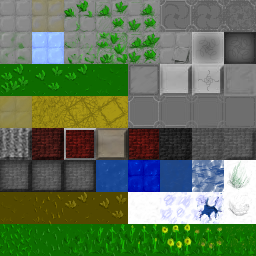
#> input picture floortileset.png, 256 x 256 px
$ python deinterpolate_tiles.py floortileset.png out.png
#> lines starting #> are read from the running program, lines starting #| are printed output that depends on the picture
#!/usr/bin/env python3

"""
Workaround script for WorkAdventure interpolation problems

Usage: python deinterpolate_tiles.py tileset.png tileset_new.png

Requires: Pillow (pip install Pillow)

Only apply this script to tilesets that haven't been used in the map yet!

Modified script from https://github.com/c3CERT/rc3_tiles

"""


from PIL import Image
import sys
import os

TILE_SIZE = 32
BASE_DIR = os.getcwd()
SOURCE_FILENAME = sys.argv[1]
RESULT_FILENAME = sys.argv[2]

IMG = Image.open(SOURCE_FILENAME)
#> IMG is the input picture: PIL image 256x256 RGBA; mean R, G, B, A 96.5, 115.9, 87.4, 255
TILESHEET_WIDTH, TILESHEET_HEIGHT = IMG.size
#> TILESHEET_WIDTH = 256; TILESHEET_HEIGHT = 256


class Row():
    def __init__(self, width=TILESHEET_WIDTH * 2 + 64, height=TILE_SIZE):
        self.width = width
        self.height = height
        self.remainingWidth = width
        self.sprites = []

    def append(self, Img):
        x, y = Img.size
        if (self.remainingWidth - x) < 0:
            pass #raise Exception('ImageTooLarge')
        self.height = max(self.height, y)
        if self.height > TILESHEET_HEIGHT:
            pass #raise Exception("Tilesheet full")
        self.remainingWidth = self.remainingWidth - x
        self.sprites.append(Img.convert(mode='RGBA'))
        return self.remainingWidth

    def render(self):
        row = Image.new('RGBA', (self.width, self.height), (255, 255, 255, 0))
        x_offset = 0
        for img in self.sprites:
            x, y = img.size
            row.alpha_composite(img, (x_offset, 0))
            x_offset += x
        return row


class Spritesheet():
    def __init__(self, width=TILESHEET_WIDTH * 2 + 64, height=TILESHEET_HEIGHT * 2  + 64):
        self.width = width
        self.height = height
        self.rows = []

    def append(self, Img):
        x, y = Img.size
        self.rows.append(Img)

    def render(self):
        sheet = Image.new('RGBA', (self.width, self.height),
                          (255, 255, 255, 0))
        y_offset = 0
        for img in self.rows:
            x, y = img.size
            sheet.alpha_composite(img, (0, y_offset))
            y_offset += y
        return sheet


sheet = Spritesheet()

sheet.append(Row(height=1).render())

for i in range(0, TILESHEET_HEIGHT - 32, 32):

    tiles = Row()
    top_border = Row(height=1)
    bottom_border = Row(height=1)

    tiles.append(Image.new('RGBA', (1, 32), (0, 0, 0, 0)))

    for j in range(0, TILESHEET_WIDTH - 32, 32):
        top_border.append(Image.new('RGBA', (32, 1), (0, 0, 0, 0)))
        bottom_border.append(Image.new('RGBA', (32, 1), (0, 0, 0, 0)))

        top_border.append(IMG.crop((j, i, j + 32, i + 1)))
        bottom_border.append(IMG.crop((j, i + 31, j + 32, i + 32)))

        tiles.append(Image.new('RGBA', (30, 32), (0, 0, 0, 0)))
        tiles.append(IMG.crop((j, i, j + 1, i + 32)))
        tiles.append(IMG.crop((j, i, j + 32, i + 32)))
        tiles.append(IMG.crop((j + 31, i, j + 32, i + 32)))

    top_border.append(Image.new('RGBA', (32, 1), (0, 0, 0, 0)))
    bottom_border.append(Image.new('RGBA', (32, 1), (0, 0, 0, 0)))
    tiles.append(Image.new('RGBA', (31, 32), (0, 0, 0, 0)))


    sheet.append(Row(height=30).render())
    sheet.append(top_border.render())
    sheet.append(tiles.render())
    sheet.append(bottom_border.render())
#> this loop made 7 passes

sheet.append(Row(height=31).render())

sheet.render().save(RESULT_FILENAME)
#> the loop in render, `for img in self.rows:` made 30 passes
#> after the loop in render, `for img in self.rows:`:
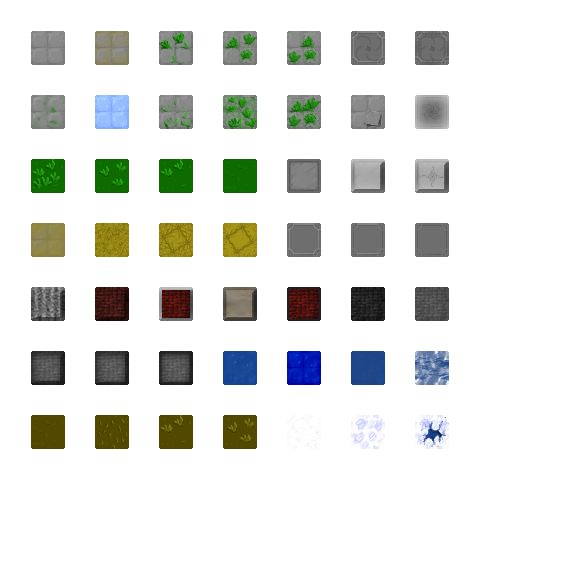
#> sheet: PIL image 576x576 RGBA; mean R, G, B, A 229.1, 230.8, 227.6, 43.4; transparent parts drawn white
